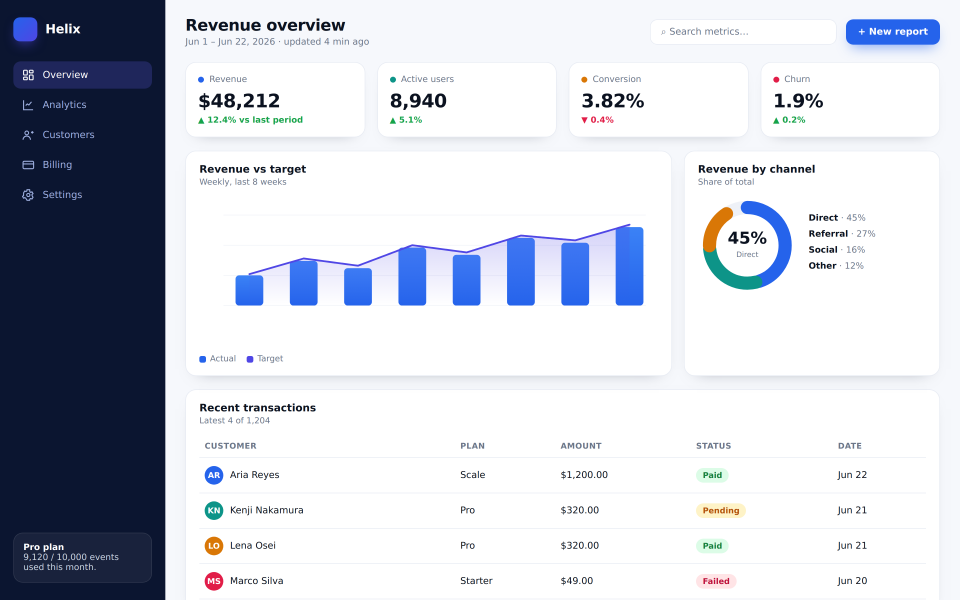
#> input picture tests/fixtures/corpus/ui/analytics-dashboard.png, 2880 x 1800 px (shown at 1/3 size)
$ python -i measure.py   (imports and definitions only)
#> lines starting #> are read from the running program, lines starting #| are printed output that depends on the picture
### framegraph/vision/infrastructure/image_compare.py
"""Side-by-side visual comparison of a reference image against a candidate render.

The forward pipeline verifies that a document *renders*; it cannot tell whether the
render *looks like* the thing it was meant to reproduce. A vision model can judge
that — but only if it is shown the two images **close up and aligned**, not as two
separately-downscaled thumbnails where a wrong wordmark or an inverted gradient is
sub-pixel. This adapter crops matching regions from both images, scales each region
up to a legible cell, and lays them out reference | candidate | difference with a
per-region pixel-match score baked onto the panel — so the agent literally sees
where the recreation is off.

⚠ ARCHITECTURAL CONTRACT (PALS's LAW): the pixel-match score is a *naive* metric
(mean absolute luminance difference), not a perceptual or semantic one. It is a
cheap hint, not a verdict — a low score reliably means "these differ", a high score
does **not** prove correctness. The image panels, judged by a vision model, are the
real signal; the number only routes attention.

Pillow is imported lazily so ``import framegraph.vision`` stays dependency-free; the
backend is only touched when a comparison is actually built.
"""
from __future__ import annotations

from dataclasses import dataclass
from io import BytesIO
from typing import Any, Sequence


@dataclass(frozen=True)
class Region:
    """A named crop, in normalized coordinates (fractions of width/height, 0..1).

    Normalized boxes make the crop resolution-independent: the same ``box`` selects
    the same *relative* area of the reference and of a candidate rendered at a
    different pixel size, so the two crops line up without resampling either whole
    image first (both keep the same aspect ratio, which the recreation should).
    """

    name: str
    box: tuple[float, float, float, float]  # x, y, w, h — all in [0, 1]


@dataclass(frozen=True)
class Panel:
    """One composed comparison image plus its (naive) pixel-match score."""

    name: str
    image: Any            # PIL.Image.Image
    match_pct: float | None


_PIL_HINT = (
    "Image comparison needs Pillow. Install it with `uv sync --group vision` "
    "(or the `render` group), or `pip install pillow`."
)


def _pil():
    try:
        from PIL import Image, ImageChops, ImageDraw, ImageOps, ImageStat
    except ImportError as exc:  # pragma: no cover - exercised only without Pillow
        raise RuntimeError(_PIL_HINT) from exc
    return Image, ImageChops, ImageDraw, ImageOps, ImageStat


# [22 lines left out: function _font, not called in this run]


def load_rgb(data: bytes):
    """Decode image bytes to an RGB image (alpha flattened onto white)."""
    Image, *_ = _pil()
    img = Image.open(BytesIO(data))
    if img.mode in ("RGBA", "LA", "P"):
        img = img.convert("RGBA")
        bg = Image.new("RGBA", img.size, (255, 255, 255, 255))
        img = Image.alpha_composite(bg, img).convert("RGB")
        return img
    return img.convert("RGB")


def _clamp01(v: float) -> float:
    return 0.0 if v < 0.0 else 1.0 if v > 1.0 else v


# [45 lines left out: functions _crop_norm, pixel_match, _diff_cell, _match_color, not called in this run]


# palette for the composed sheet (neutral so both dark- and light-ground crops read)
_SHEET_BG = (236, 236, 234)
_HEADER_BG = (24, 26, 32)
_CELL_BG = (250, 250, 249)
_CELL_BORDER = (206, 206, 202)
_CAP_FG = (70, 72, 78)


# [111 lines left out: functions _fit_cell, region_panel, overview_panel, auto_regions, build_panels, not called in this run]

### framegraph/vision/infrastructure/measure.py
"""Automatic measurement + annotation layer for raster references.

A rasterized image is only a reliable reference for *vector reconstruction* if the
model reading it knows where things are. A bare PNG gives pixels; the model has to
guess coordinates. This adapter overlays a measurement layer — a grid, edge rulers
labelled in source coordinates, an explicit coordinate system, region boxes with
stable IDs, and landmark crosshairs — and emits the exact numbers as structured
spatial metadata a caller can extract coordinates from.

Two invariants make it a *reliable* reference:

1. **Coordinate identity.** The full overlay keeps the source's pixel dimensions,
   so a pixel at ``(px, py)`` in the source is at ``(px, py)`` in the overlay — the
   rulers read true.
2. **Zoom-awareness.** A crop is rendered *enlarged* (so detail is legible), but
   its rulers stay labelled in the ORIGINAL image's coordinates and the crop's
   ``origin`` + ``scale`` transform is reported. Any coordinate read off a zoomed
   crop maps straight back to source space via
   ``source_px = crop.origin_px + read_px / crop.scale``.

⚠ ARCHITECTURAL CONTRACT (PALS's LAW). The returned ``spatial`` numbers for the
coordinate system, grid, rulers, explicit regions, and *structural* landmarks
(corners / edge midpoints / centre) are exact deterministic geometry — trust them.
*Detected* landmarks and regions from the optional CV detectors are UNVERIFIED
guesses: they are hints for anchoring, not ground truth. The overlay image is a
drawing aid; the JSON is the source of truth.

Pillow is imported lazily (via the ``image_compare`` helpers) so
``import framegraph.vision`` stays dependency-free; the backend is only touched
when a measurement is actually built.
"""
from __future__ import annotations

from dataclasses import dataclass, field
from typing import Any, Sequence

from .image_compare import Region, _font, _pil, load_rgb

# The coordinate authority is the pure domain module; this infra layer keeps only the
# PIL rendering and re-exports the frame maths so existing callers/tests keep working.
from ..domain.coordinates import (  # noqa: F401  (re-exported for back-compat)
    CoordinateSystem,
    CropTransform,
    Landmark,
    MeasuredRegion,
    crop_transform,
    measured_regions,
    nice_step,
    point_frames,
    resolve_point_spec,
    structural_landmarks,
)

# ─────────────────────────────────────────────────────────────
# palette (translucent so the layer reads over dark and light grounds alike)
# ─────────────────────────────────────────────────────────────
_GRID_MINOR = (64, 132, 220, 46)
_GRID_MAJOR = (64, 132, 220, 96)
_RULER_TICK = (18, 20, 26, 210)
_RULER_LABEL_BG = (18, 20, 26, 190)
_RULER_LABEL_FG = (244, 244, 240)
_STRUCT_LM = (214, 52, 168)      # magenta — exact structural anchors
_DETECT_LM = (24, 176, 196)      # cyan — unverified detected anchors
_CROP_BOUND = (240, 150, 24)     # amber — zoom crop bounds
_REGION_PALETTE = (
    (36, 148, 78), (198, 92, 24), (150, 72, 196), (24, 130, 200),
    (196, 44, 92), (120, 128, 20), (0, 150, 150), (176, 96, 0),
)


# The CoordinateSystem, CropTransform, MeasuredRegion and Landmark value objects, and
# the frame maths (measured_regions / structural_landmarks / crop_transform /
# resolve_point_spec / point_frames / nice_step / _clamp01), now live in
# framegraph.vision.domain.coordinates and are imported above. Only the PIL-bearing
# Measurement container and the drawing/orchestration stay in this infra module.
@dataclass
class Measurement:
    """The overlay image, any zoom crops, and the exact spatial metadata."""

    overlay: Any                       # PIL.Image.Image (source-sized)
    spatial: dict[str, Any]
    crops: list[tuple[str, Any]] = field(default_factory=list)   # (name, PIL image)


# ─────────────────────────────────────────────────────────────
# geometry — pure frame maths moved to framegraph.vision.domain.coordinates
# (nice_step / measured_regions / structural_landmarks / crop_transform); only the
# CV-backed detected_landmarks (needs OpenCV/PIL) stays in this infra module.
# ─────────────────────────────────────────────────────────────
# [46 lines left out: function detected_landmarks, not called in this run]


# ─────────────────────────────────────────────────────────────
# drawing
# ─────────────────────────────────────────────────────────────
@dataclass(frozen=True)
class _Viewport:
    """Maps source pixels onto a render surface (identity for the full overlay)."""

    origin_x: float
    origin_y: float
    scale: float

    def to_render(self, px: float, py: float) -> tuple[float, float]:
        return ((px - self.origin_x) * self.scale, (py - self.origin_y) * self.scale)


# [142 lines left out: functions _rounded_label, _draw_grid, _draw_rulers, _draw_regions, _draw_landmarks, _draw_crop_bounds and 1 more, not called in this run]


# ─────────────────────────────────────────────────────────────
# orchestration
# ─────────────────────────────────────────────────────────────
def build_measurement(image_bytes: bytes, *,
                      regions: Sequence[Region] = (),
                      origin: str = "top-left",
                      grid: bool = True,
                      grid_step: int | None = None,
                      rulers: bool = True,
                      label_every: int = 2,
                      landmarks: bool = True,
                      detect_landmarks: bool = True,
                      zooms: Sequence[Region] = (),
                      zoom_long_edge: int = 1024) -> Measurement:
    """Build the overlay + zoom crops + exact spatial metadata for one image."""
    img = load_rgb(image_bytes)
    W, H = img.size
    cs = CoordinateSystem(origin=origin, width=W, height=H)
    step = int(grid_step) if grid_step and grid_step > 0 else nice_step(max(W, H))
    label_every = max(1, int(label_every))

    region_objs = measured_regions(regions, cs)
    lm_objs: list[Landmark] = []
    if landmarks:
        lm_objs.extend(structural_landmarks(cs))
        if detect_landmarks:
            lm_objs.extend(detected_landmarks(image_bytes, cs))

    crop_xforms = [crop_transform(z.name, z.box, cs, render_long_edge=zoom_long_edge)
                   for z in zooms]

    identity = _Viewport(0.0, 0.0, 1.0)
    overlay = annotate(
        img, cs, identity, step=step, label_every=label_every,
        grid=grid, rulers=rulers, regions=region_objs, landmarks=lm_objs,
        crops=crop_xforms,
    )

    crops_out: list[tuple[str, Any]] = []
    for xform in crop_xforms:
        crops_out.append((xform.name, _render_crop(img, cs, xform, step, label_every,
                                                   grid, rulers, lm_objs)))

    spatial: dict[str, Any] = {
        "image": {"width_px": W, "height_px": H},
        "coordinate_system": cs.describe(),
        "grid": {"step_px": step, "label_every": label_every,
                 "cols": W // step + 1, "rows": H // step + 1} if grid else None,
        "rulers": {"step_px": step, "label_every": label_every,
                   "edges": ["top", "left"], "units": "pixels"} if rulers else None,
        "regions": [r.to_dict() for r in region_objs],
        "landmarks": [lm.to_dict() for lm in lm_objs],
        "crops": [x.to_dict() for x in crop_xforms],
        "reconstruction_hint": (
            "Read coordinates off the rulers (source pixels in the stated coordinate "
            "system). For a zoomed crop, map read pixels back with "
            "source_px = crop.origin_px + read_px / crop.scale. Anchor elements to the "
            "structural landmarks (A1..A9, exact); detected landmarks (L*) are hints."
        ),
    }
    return Measurement(overlay=overlay, spatial=spatial, crops=crops_out)


# ─────────────────────────────────────────────────────────────
# point marking ("aim + click") — coordinates in every frame
# ─────────────────────────────────────────────────────────────
_MARK_FG = (222, 28, 44)          # red crosshair
_MARK_PATH = (222, 28, 44, 150)   # translucent connecting path


# resolve_point_spec + point_frames (the any-frame ⇄ image-px funnels) now live in
# framegraph.vision.domain.coordinates and are imported above.


# [98 lines left out: functions _draw_points, build_marks, _render_crop, not called in this run]

>>> import cv2
>>> picture = cv2.imread('../../../tests/fixtures/corpus/ui/analytics-dashboard.png', cv2.IMREAD_GRAYSCALE)
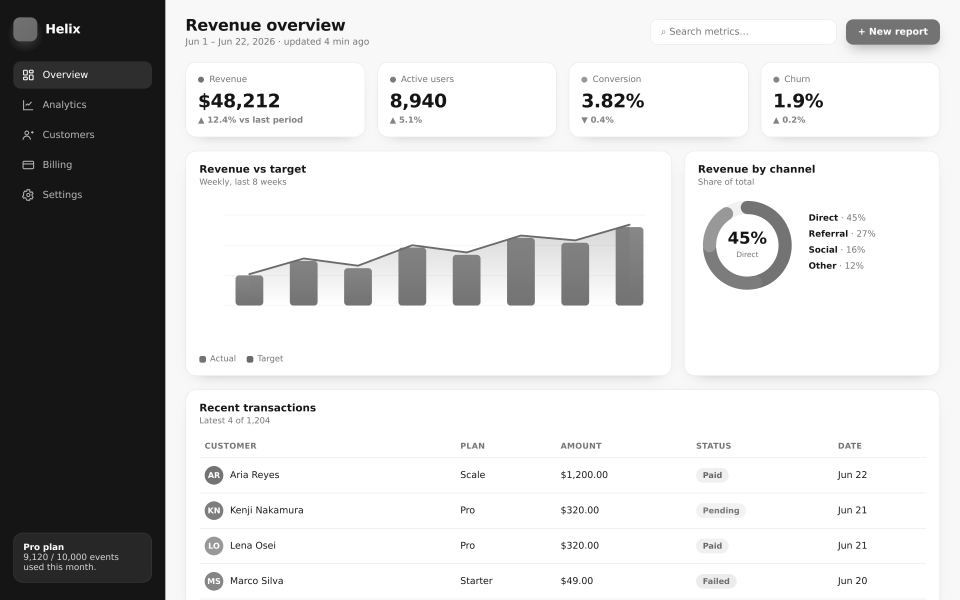
#> picture: shape (1800, 2880) (shown at 1/3 size); min 21, max 255, mean 206.5
>>> result = build_measurement(picture)
#> (the run stopped early here; a loop or call above may not have finished)

$ run again, on tests/fixtures/corpus/ui/mobile-app-feed.png
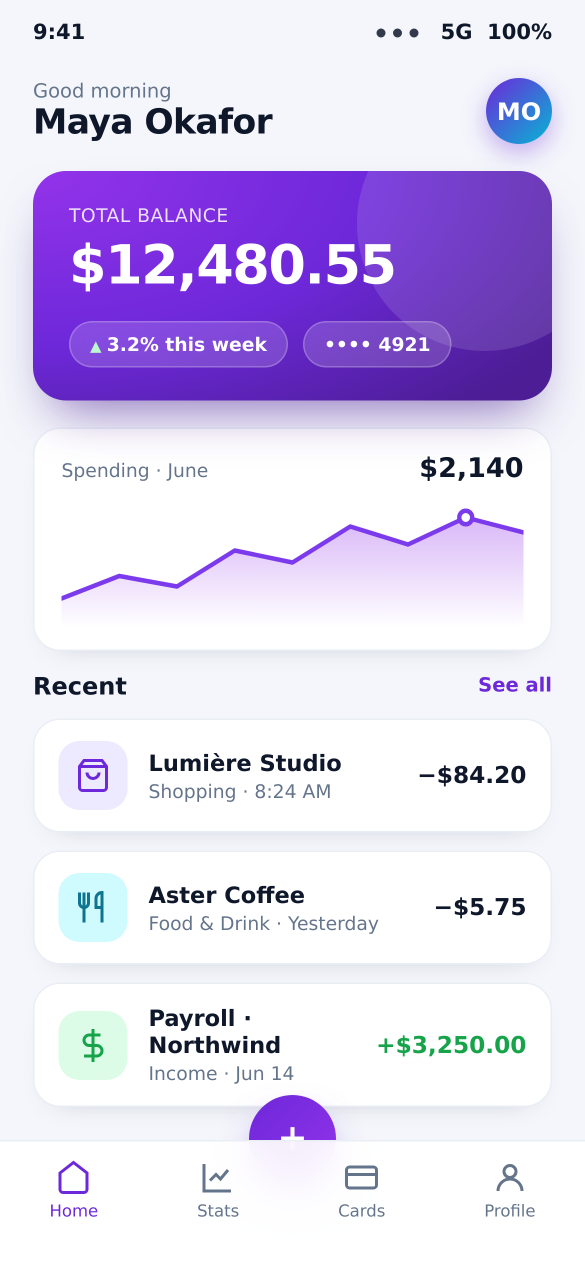
#> input picture tests/fixtures/corpus/ui/mobile-app-feed.png, 1170 x 2532 px (shown at 1/2 size)
#> `picture = cv2.imread('../../../tests/fixtures/corpus/ui/analytics-dash..`:
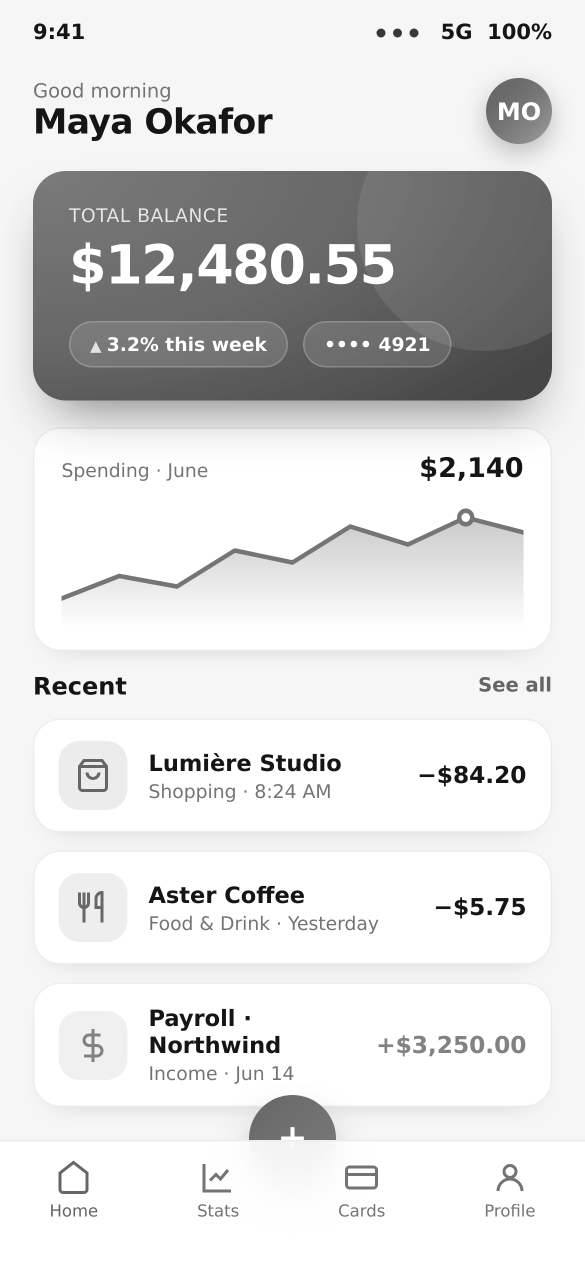
#> picture: shape (2532, 1170) (shown at 1/2 size); min 21, max 255, mean 220
